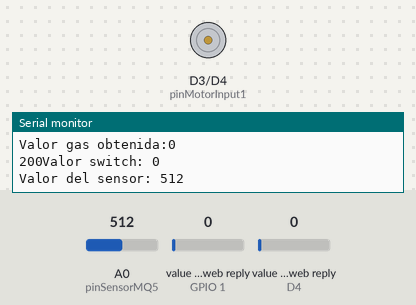
The sketch below on a simulated ESP8266 (NodeMCU). On the bench: motor-driver pin pairs drawn as motors (green arrow = first pin HIGH = forward, orange = second pin HIGH = backward, longer = more drive), the last lines printed to the serial monitor. The test bench sets the inputs (shaded band); at power-on: value in the web reply (sensors on GPIO 1, D4) 0, A0 (pinSensorMQ5) = 512. WiFi joins after 1.5 s; servers stay silent unless stated; web services answer with replies made up by the test bench.

Above: at 3.2 s.
3.3 s: value in the web reply (sensor on GPIO 1) set to 49
10.0 s: value in the web reply (sensor on GPIO 1) set to 52
At 14.55 s:
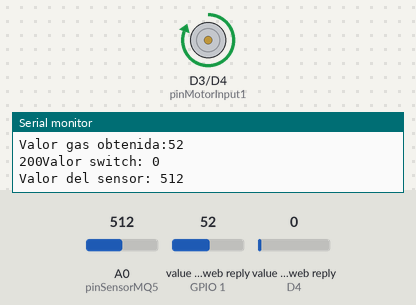
22.0 s: value in the web reply (sensor on GPIO 1) set to 2
At 23.0 s:
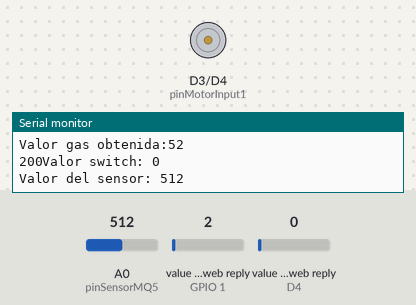
28.7 s: value in the web reply (sensor on GPIO 1) set to 75
At 32.25 s:
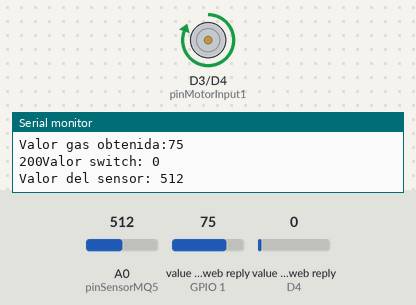
Timing chart, 0 to 39.8 s (numbered marks = the images above; inputs shaded):
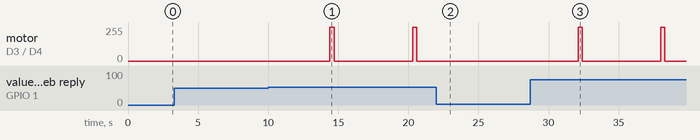

Measured:
- the behaviour switches between 50 and 51 on value in the web reply (sensor on GPIO 1) (found by bisection; images 0 and 1)
- after the input at 10.0 s, motor on D3 (pinMotorInput1) / D4 (pinMotorInput2): alternates forward 255/255 for 0.30 s and stopped for 5.6 s, starting after 4.4 s
- after the input at 22.0 s, motor on D3 (pinMotorInput1) / D4 (pinMotorInput2): stays stopped (without the input it goes to forward 255/255 after 4.2 s)
- after the input at 28.7 s, motor on D3 (pinMotorInput1) / D4 (pinMotorInput2): alternates forward 255/255 for 0.30 s and stopped for 5.6 s, starting after 3.4 s

The sketch:

prueba_gas.ino
```cpp
#include <ESP8266WiFi.h>
#include <ThingSpeak.h>

// Definir pines
const int pinSensorMQ5 = A0;  // Conectar el pin analógico del sensor MQ-5 a A0
const int pinMotorInput1 = D3;  // Conectar al pin Input 1 del puente H
const int pinMotorInput2 = D4;  // Conectar al pin Input 2 del puente H

// Credenciales de WiFi y ThingSpeak
const char *ssid = "iPhone de Francisco";
const char *password = "chutopancho";
const unsigned long channelID = 2372296;
const char *apiKey = "1JS2FJQ0VARR41LI";
const char *myCounterReadAPIKey = "U1DKK51LLT6RXTGV";

WiFiClient client;

int estado = 0; // Variable para almacenar el estado del ventilador

void setup() {
  Serial.begin(9600);
  pinMode(pinSensorMQ5, INPUT);
  pinMode(pinMotorInput1, OUTPUT);
  pinMode(pinMotorInput2, OUTPUT);

  // Inicializar conexión WiFi
  WiFi.begin(ssid, password);
  while (WiFi.status() != WL_CONNECTED) {
    delay(1000);
    Serial.println("Conectando a WiFi...");
  }
  Serial.println("Conectado a WiFi");
  ThingSpeak.begin(client);
}

void loop() {
  int statusCode = 0;

  // Leer valor del gas de ThingSpeak
  int valorgas = ThingSpeak.readIntField(channelID, 1, myCounterReadAPIKey);
  Serial.print("Valor gas obtenida:");
  Serial.println(valorgas);

  // Leer el valor del switch
  int valorswitch = ThingSpeak.readIntField(channelID, 2, myCounterReadAPIKey);
  statusCode = ThingSpeak.getLastReadStatus();
  Serial.print(statusCode);
  if (statusCode == 200) {
    Serial.print("Valor switch: ");
    Serial.println(valorswitch);
  } else {
    Serial.println("No se puede leer el canal");
  }

  // Leer el valor del sensor
  int valorSensor = analogRead(pinSensorMQ5);
  // Mostrar el valor en el monitor serial
  Serial.print("Valor del sensor: ");
  Serial.println(valorSensor);

  // Verificar si el nivel de gas es mayor a 30
  if (valorgas > 50) {
    // Encender el ventilador si no está activo
    if (estado == 0) {
      digitalWrite(pinMotorInput1, HIGH);
      digitalWrite(pinMotorInput2, LOW);
      estado = 1; // Cambiar estado a prendido
    }
  } else {

    if (valorgas < 50){
          // Apagar el ventilador si está activo
      if (estado == 1) {
        digitalWrite(pinMotorInput1, LOW);
        digitalWrite(pinMotorInput2, LOW);
        estado = 0; // Cambiar estado a apagado
    }

  }

  }

  // Enviar datos a ThingSpeak
  ThingSpeak.writeField(channelID, 1, valorSensor, apiKey);

  // Control manual del ventilador
  if (valorswitch == 1) {
    // Encender ventilador manual
    digitalWrite(pinMotorInput1, HIGH);
    digitalWrite(pinMotorInput2, LOW);
    estado = 1; // Cambiar estado a prendido
  } else {
    // Apagar ventilador manual
    digitalWrite(pinMotorInput1, LOW);
    digitalWrite(pinMotorInput2, LOW);
    estado = 0; // Cambiar estado a apagado
  }

  delay(5000);  // Enviar datos cada 5 segundos
}
```
